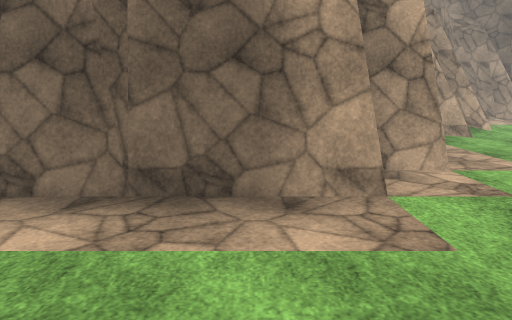
view 1 (above)

17 first-person views from a walk through a Unity game level. The camera is 1.5 m above the floor, tilts 10° down and sees 70° across. The floor is counted in squares, 1 m on a side. Each view is taken from the middle of a square. On the plan, view 1 faces up. The plan holds only what a view shows up to about 16 squares ahead; the rest is blank. The place goes on beyond the plan. The player is left out. Some surface patterns are stand-ins.

view 2
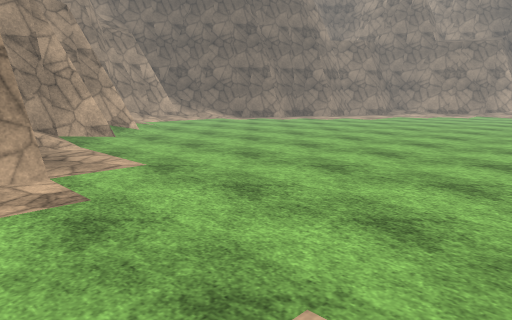

view 3
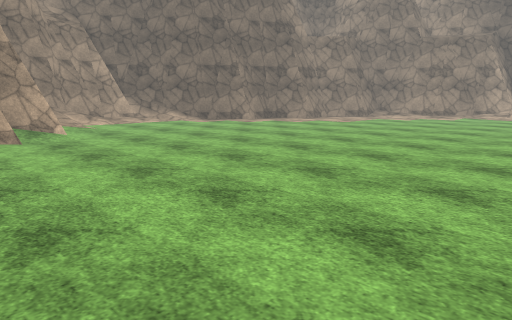

view 4
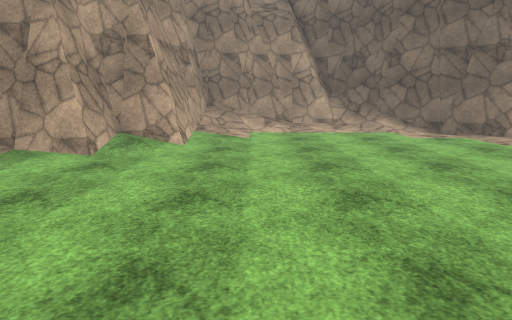

view 5
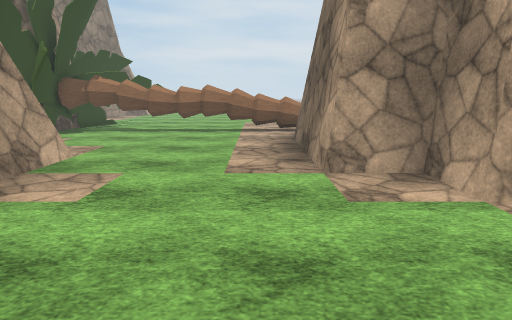

view 6
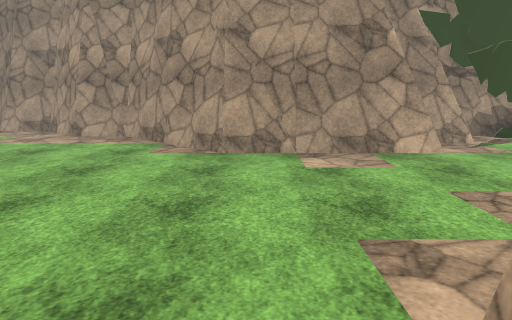

view 7
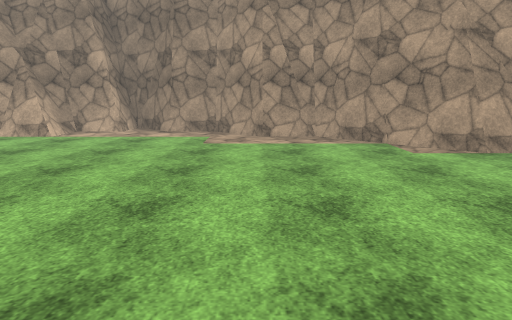

view 8
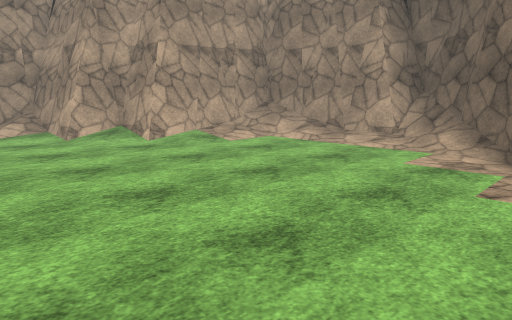

view 9
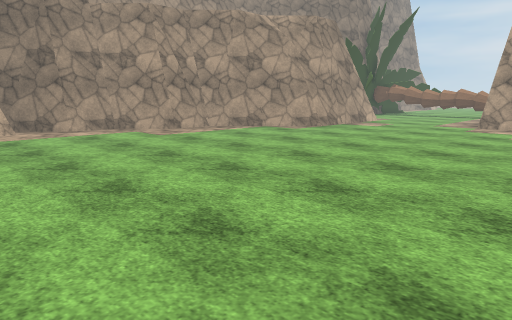

view 10
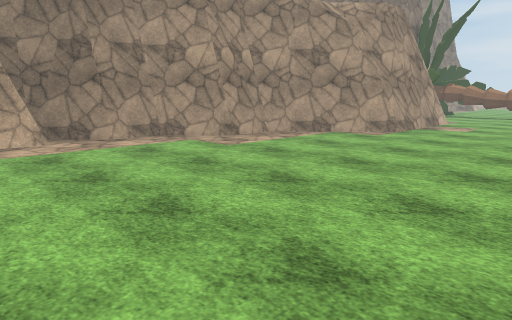

view 11
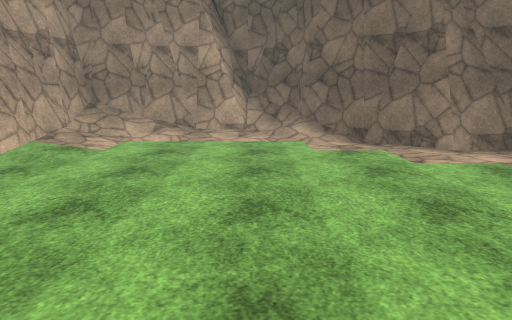

view 12
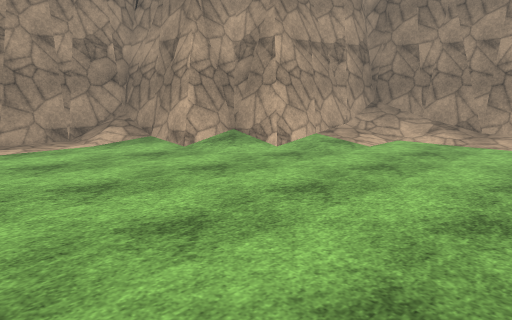

view 13
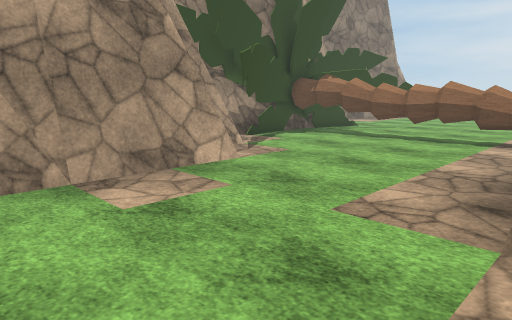

view 14
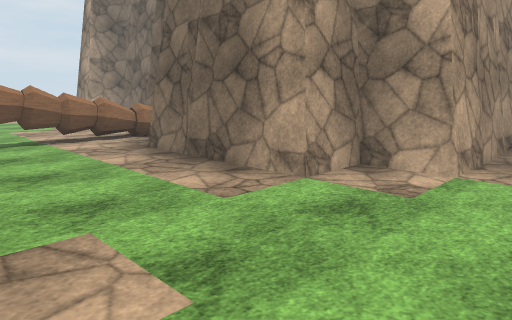

view 15
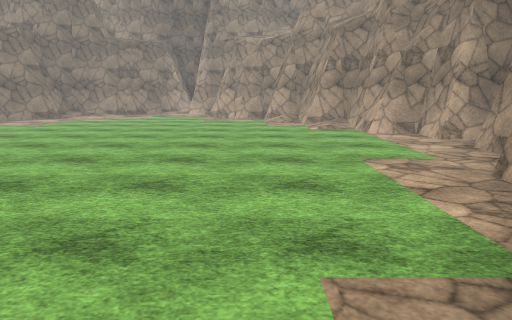

view 16
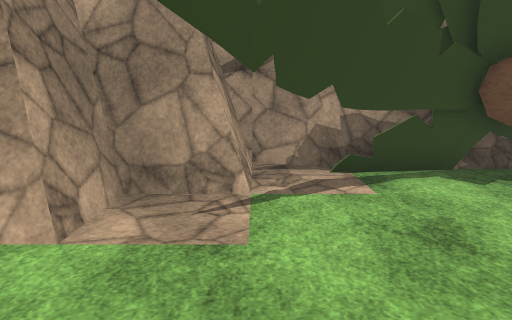

view 17
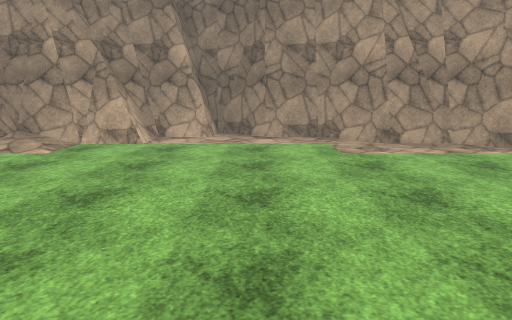

### Floor plan
Key: @ floor where view 1 was taken; # wall or solid block; . main floor; : floor 0.25 m higher than the main floor; / step, stairs or slope; = window, fence, low wall or low ledge.
Columns run from 6 left of view 1 to 21 right of it. Each row starts with its distance up from view 1.
 23                      ###
 22                     ##/##
 21                 ######//##
 20                ##///::///##
 19                ##/........##
 18                #=/.........#
 17                #=...........
 16              ###=...........
 15              #==/...........
 14           ####=:............
 13           #===/.............
 12           #/................
 11           #................
 10           #.................
  9           #.................
  8         ###.................
  7 #       #...................
  6 ..#######...................
  5 #...........................
  4 #...........................
  3 #...........................
  2 #...........................
  1 #...........................
  0 ......@.....................
 -1 ......#######...............
 -2 ......##    ##..............
 -3 #..####      ##.............
 -4 #####         ##............
 -5                ####.......##
 -6                   ##......##
 -7                    ####.###
 -8                       ###

Positions as (right, up) in squares from view 1, and headings:
1: (0, 0), facing up
2: (2, 0), facing up-right
3: (5, 0), facing up-right
4: (12, 4), facing up
5: (9, 4), facing left
6: (5, 9), facing down
7: (12, 9), facing down
8: (21, 9), facing up-left
9: (21, 10), facing down-left
10: (21, 6), facing down-left
11: (16, 7), facing up
12: (17, 7), facing up-left
13: (6, 6), facing down-left
14: (6, 0), facing up-left
15: (5, 0), facing right
16: (-2, 3), facing down
17: (16, 7), facing down
